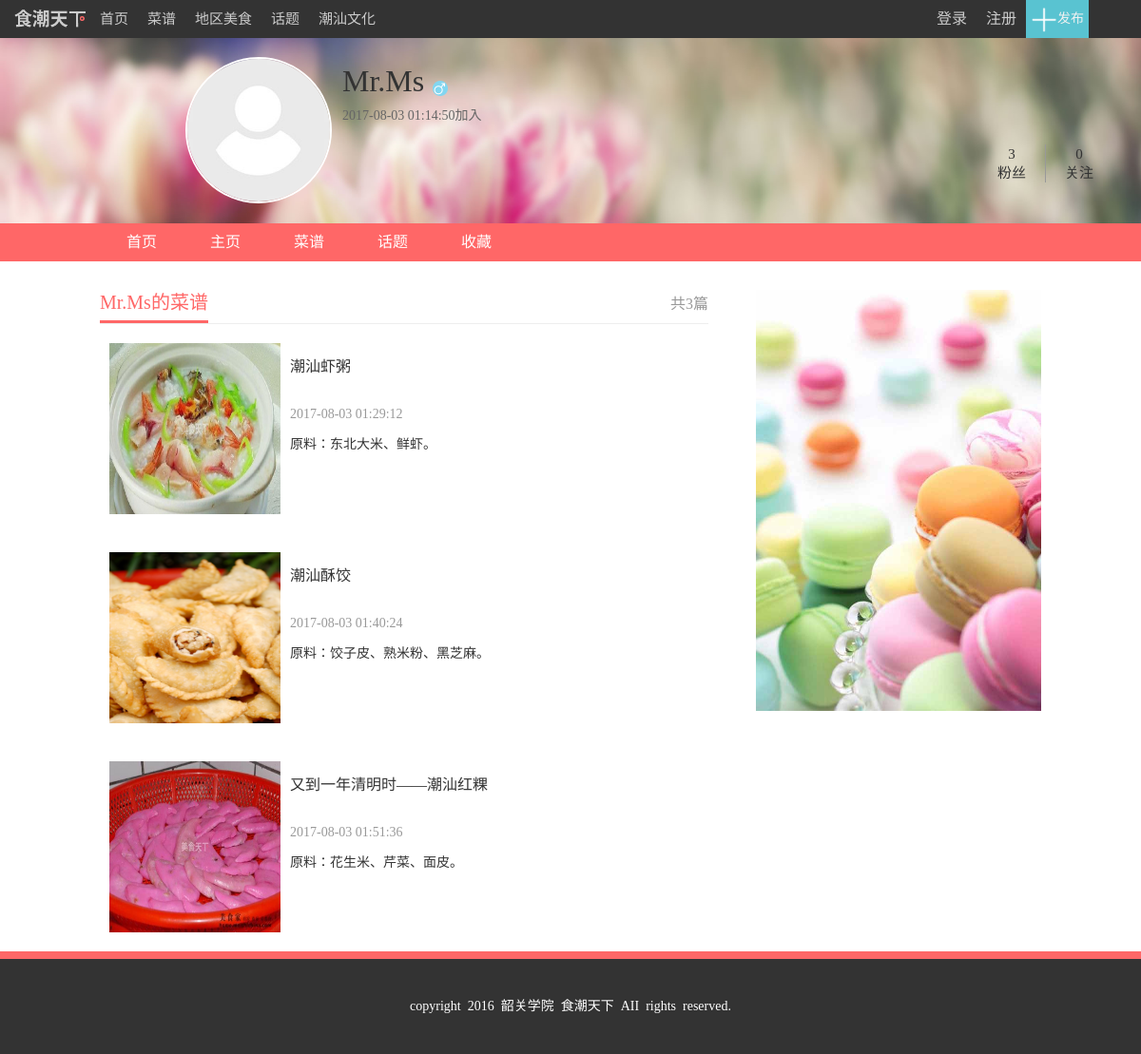
/php/personal_cookbook.php?user_id=43, run on the app's committed database.
### tables this page shows
CREATE TABLE IF NOT EXISTS `personal_info` (
  `id` int(10) NOT NULL AUTO_INCREMENT,
  `name` varchar(255) NOT NULL,
  `password_digest` char(40) NOT NULL,
  `head_img` varchar(255) NOT NULL DEFAULT '../assets/img/default.jpg',
  `sex` char(4) NOT NULL DEFAULT '男',
  `hometown_city` varchar(40) NOT NULL DEFAULT '汕头',
  `hometown_province` varchar(40) NOT NULL DEFAULT '潮汕',
  `email` varchar(255) NOT NULL,
  `personal_write` varchar(255) DEFAULT NULL,
  `created_at` datetime NOT NULL,
  `updated_at` datetime NOT NULL,
  PRIMARY KEY (`id`)
);

CREATE TABLE IF NOT EXISTS `food` (
  `id` int(10) NOT NULL AUTO_INCREMENT,
  `publish_id` int(10) NOT NULL,
  `food_name` varchar(255) NOT NULL,
  `descript` text NOT NULL,
  `difficult` varchar(40) NOT NULL,
  `taste` varchar(40) NOT NULL,
  `gyi` varchar(40) NOT NULL,
  `used_time` varchar(40) NOT NULL,
  `area` varchar(40) NOT NULL,
  `main_ingredient` varchar(255) NOT NULL,
  `other_ingredient` varchar(255) NOT NULL,
  `trick` text NOT NULL,
  `created_at` datetime NOT NULL,
  `view_count` int(255) NOT NULL DEFAULT '0',
  `exam` int(255) NOT NULL DEFAULT '0',
  `check_text` varchar(255) DEFAULT NULL,
  PRIMARY KEY (`id`),
  KEY `food_publish_id` (`publish_id`)
);

### php/personal_cookbook.php (called while the page is built)
<?php
	require ('../mysql_connect.php');
  	require('../models/users.php');
    require('../models/cookbook.php');
    include('../views/user/personal_cookbook.html.php');
 ?>

### models/cookbook.php (called while the page is built, shortened)
<?php
function per_cookbook($dbc,$user_id){
  $q="select * from food where publish_id=$user_id and exam=1";
  $res=$dbc->query($q);
  return $res;
}
function per_cookbook_num($dbc,$user_id){
  $q="select count(*) from food where publish_id=$user_id and exam=1";
  $res=$dbc->query($q);
  $num=$res->fetchColumn(0);
  return $num;
}
function fing_cookbook_img($dbc,$food_id)
{
    $imgs=array();
   $sql = "select * from food_img where food_id=$food_id limit 1";
   $res = $dbc->query($sql);
   foreach ($res as $row){
      $imgs[]=$row['food_img'];
   }
   return $imgs[0];
}
 ?>

### views/user/personal_cookbook.html.php (the view, shortened to what this page needs)
<div class="cookbook">
	<div class="left">
		<div class="title">
			<h3><?php echo getUserName($dbc,$_GET['user_id']); ?>的菜谱</h3>
			<span>共<?php echo per_cookbook_num($dbc,$_GET['user_id']); ?>篇</span>
		</div>
		<?php if(per_cookbook_num($dbc,$_GET['user_id'])==0){?>
<div class="left-content blanks">还没有发布菜谱。</div>
			<?php }else{ ?>
		<div class="left-content">
			<ul>
			<?php $res=per_cookbook($dbc,$_GET['user_id']);foreach ($res as $row) {  ?>
				<li>
					<a target="_blank" class="per_cookbook_pic" href="CookBook_recipe.php?food_id=<?php echo $row['id']; ?>">
						<img src="<?php echo  fing_cookbook_img($dbc,$row['id']) ?>"/>
					</a>
					<div class="per_cookbook_detail">
						<h2>
							<a target="_blank" href="CookBook_recipe.php?food_id=<?php echo $row['id']; ?>"><?php echo $row['food_name']; ?></a>
						</h2>
						<p class="time"><?php echo $row['created_at']; ?></p>
						<p>原料：<?php echo $row['main_ingredient']; ?>。</p>
					</div>
				</li>
				<?php } ?>
			</ul>
		</div>
		<?php } ?>
	</div>
	<div class="per_cookbook_right">
		<a href="#">
			<img src="../assets/img/right.jpg" />
		</a>
	</div>
	</div>
</div>

### assets/css/indexTop.css (style rules this page uses)
body { font: 14px "Hiragino Sans GB",STHeiti,"微软雅黑","Microsoft YaHei",Helvetica,Arial,serif; }
.bar { float: right; margin-right: 30px; position:relative; right:20px; }
.top-bar { height: 40px; background: #333; color: #999; top: 0; position: fixed; z-index: 10000; width: 100%; left: 0; min-width: 990px; }
.top-bar .bar-left { height: 40px; margin-left: 20px; }
ol,ul { list-style: none; }
.top-bar .bar-left li { float: left; height: 40px; }
.bar-link a, .top-bar .bar-left li a { font-size: 15px; color: #ccc; height: 40px; line-height: 40px; padding: 0 10px; text-decoration: none; display: inline-block; }
li a { font-size: 16px; color: #ccc; height: 40px; line-height: 40px; padding: 0 10px; text-decoration: none; display: inline-block; }
.bar-right li { list-style-image: none; list-style-type: none; float: right; }
.bar-right li a { display: block; }
.bar-text { background: #59C3D1; color: #f1f1f1; width: auto; text-align: center; height: 40px; line-height: 40px; overflow: hidden; position: relative; z-index: 199011; cursor: pointer; margin-right: 5px; padding-left: 5px; padding-right: 5px; }
.bar-text img { border: 0; vertical-align: middle; }

### assets/css/footer.css (style rules this page uses)
.footer { clear: both; width: 100%; margin-top: 20px; background: #FF6767; padding-top: 8px; }
.footer-content { padding: 40px 0; background: #333; color: #fff; font-size: 14px; overflow: hidden; text-align: center; }

### assets/css/style.css (style rules this page uses)
* { margin: 0;padding: 0;font-family: "微软雅黑"; }
a { text-decoration: none; color: #333; }
.left { float:left; }
ul { list-style-type: none; }
img { border: 0; }

### assets/css/index_Beauty.css (style rules this page uses)
ul, li { margin: 0; padding: 0; border: 0; font-size: 100%; font: inherit; vertical-align: baseline; }
.tablist,.title { height: 45px; border-bottom:1px solid #e8e8e8; }
.tablist h3,.title h3 { float: left; font-weight: 400; line-height: 30px; font-size: 20px; cursor: pointer; margin-right: 20px; display: inline-block; padding-bottom: 4px; color: #666; }
.title h3 { color: #FF6767; border-bottom:3px solid #FF6767; }
.title { height: 35px; line-height: 30px; font-size: 20px; border-bottom: 1px solid #eee; }
.title h3 { float: left; color: #ff6767; font-weight: normal; padding-bottom: 4px; border-bottom: 3px solid #ff6767; margin-top: -2px; }
.title span { float: right; font-size: 16px; color: #999; }
.index-content { width: 990px; margin: 30px auto; }
.header { width: 100%; height:235px; background: url(../img/personal-bg.jpg) no-repeat top center; background-size: 100% 235px; position: relative; }
.user-wrap { position: absolute; top: 60px; left: 195px; }
.face { width: 150px; height: 150px; float: left; border-radius: 50%; border: 2px solid #fff; overflow: hidden; }
.face img { width: 150px; height: 150px; }
.user-detail { padding-left: 165px; }
.user-info { margin-top: 15px; }
.user-info a { font-size: 32px; }
.user-info img { width: 16px; height: 16px; margin-left: 5px; }
.user-detail span { color: #666; font-size: 14px; }
.personal_nav { background: #ff6767; height: 40px; }
.personal_nav ul { width: 990px; margin: auto; }
.personal_nav ul li { float: left; line-height: 40px; }
.personal_nav ul li a { display: block; font-size: 16px; padding:0 28px; color: #fff; }
.cookbook,.topic { width: 990px; margin:30px auto; }
.cookbook .left { width: 640px; float: left; }
.cookbook .left li { clear: both; height: 180px; padding-bottom: 20px; margin-top: 20px; }
.per_cookbook_pic { display: block; height: 0; }
.per_cookbook_pic img { float: left; width: 180px; height: 180px; }
.cookbook .left li .per_cookbook_detail { padding-left: 200px; }
.per_cookbook_detail h2 { padding: 3px 0 10px; font-size: 20px; font-weight: normal; }
.per_cookbook_detail h2 a { color: #333; margin: 0; padding: 0; }
.per_cookbook_detail p { font-size: 14px; }
.per_cookbook_detail .time { padding-bottom: 2px; color: #999; }
.per_cookbook_right { width: 300px; float: right; }
.per_cookbook_right img { width: 300px; }
.personal_var_link { position: relative; right: -700px; top: 30px; }
.personal_var_link_fans { float: left; font-size: 15px; padding-right: 20px; border-right: 1px solid #999; text-align: center; }
.personal_var_link_on { float: left; margin-left: 20px; font-size: 15px; text-align: center; }
.user-detail_span { position: relative;top: 10px;left: -20px; }

### data on the page
personal_info: name "Mr.Ms"
food: shows a picture, food_name "潮汕虾粥", created_at "2017-08-03 01:29:12", main_ingredient "东北大米、鲜虾"
food: shows a picture, food_name "潮汕酥饺", created_at "2017-08-03 01:40:24", main_ingredient "饺子皮、熟米粉、黑芝麻"
food: shows a picture, food_name "又到一年清明时——潮汕红粿", created_at "2017-08-03 01:51:36", main_ingredient "花生米、芹菜、面皮"

### other printed values
$stmt->rowCount() "3"
$stmt->rowCount() "0"
per_cookbook_num($dbc,$_GET['user_id']) "3"
